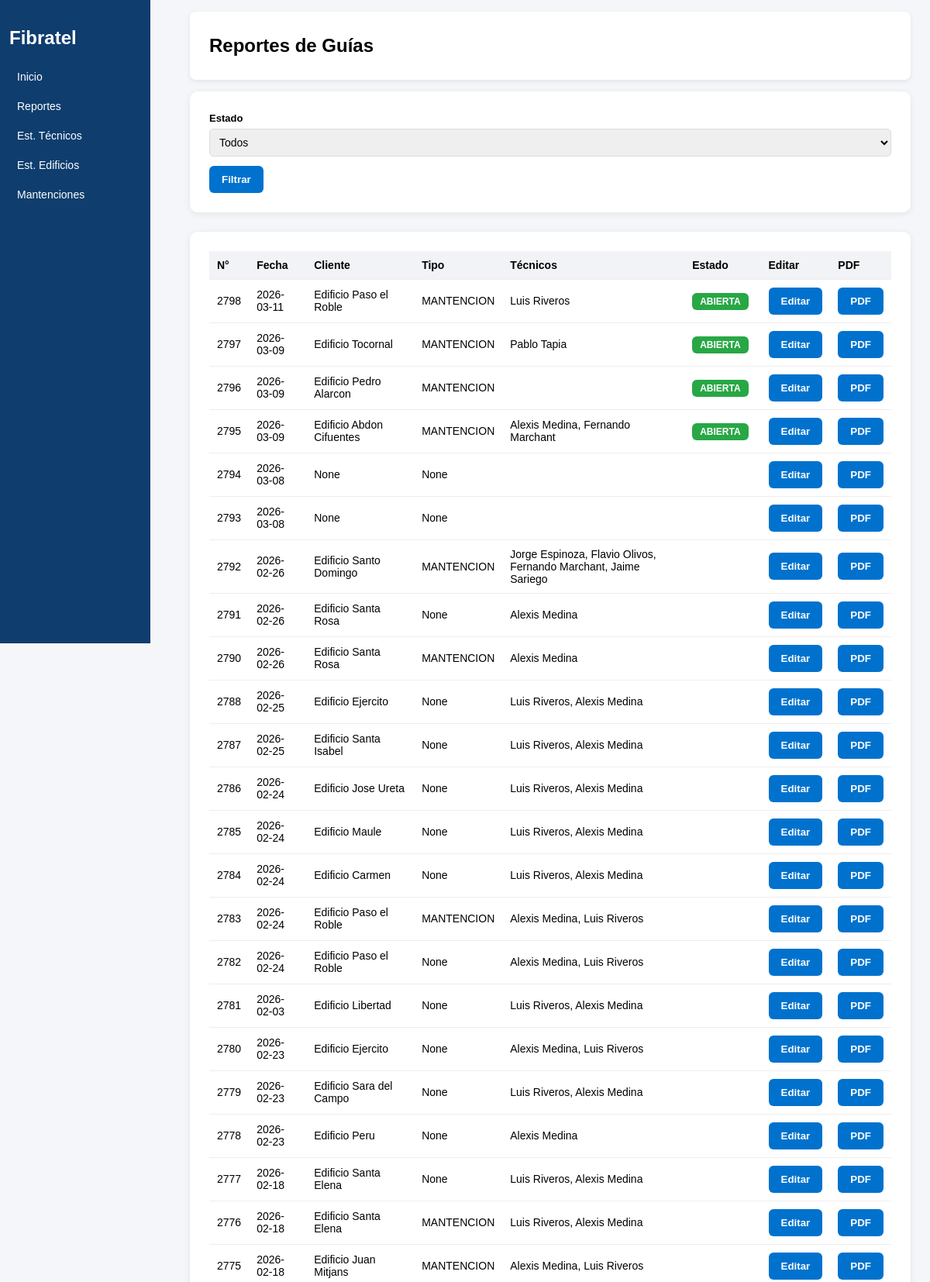
Page /reportes (upper part) on the committed database.
### tables this page shows
CREATE TABLE guias (
            id INTEGER PRIMARY KEY AUTOINCREMENT,
            numero_guia INTEGER UNIQUE,
            fecha TEXT,
            cliente_id INTEGER,
            tecnicos TEXT,
            tecnico_firma TEXT,
            descripcion TEXT,
            estado TEXT,
            observaciones TEXT
        , tipo_trabajo TEXT, token_revision TEXT);

CREATE TABLE clientes (
            id INTEGER PRIMARY KEY AUTOINCREMENT,
            nombre TEXT UNIQUE,
            direccion TEXT,
            property TEXT
        );

### app.py (the view)
@app.route("/reportes")
def reportes():
    estado = request.args.get("estado")
    conn = get_db()
    query = """
        SELECT g.*, c.nombre as cliente
        FROM guias g
        LEFT JOIN clientes c ON g.cliente_id = c.id
        WHERE 1=1
    """
    params = []
    if estado:
        query += " AND g.estado = ?"
        params.append(estado)
    query += " ORDER BY g.numero_guia DESC"
    guias = conn.execute(query, params).fetchall()
    conn.close()
    return render_template("reportes.html", guias=guias)

### app.py (called while the page is built)
def get_db():
    conn = sqlite3.connect(DATABASE)
    conn.row_factory = sqlite3.Row
    return conn

### templates/reportes.html (shortened to what this page needs)
<!DOCTYPE html>
<html>
<head>
<link rel="stylesheet" href="/static/style.css">
</head>
<body>
<div class="layout">
<div class="sidebar">
<h2>Fibratel</h2>
<a href="/">Inicio</a>
<a href="/reportes">Reportes</a>
<a href="/estadisticas">Est. Técnicos</a>
<a href="/estadisticas_edificio">Est. Edificios</a>
<a href="/mantenciones">Mantenciones</a>
</div>
<div class="main">
<div class="header">
<h2>Reportes de Guías</h2>
</div>
<div class="form-box">
<form method="GET">
<label>Estado</label>
<select name="estado">
<option value="">Todos</option>
</select>
<button type="submit">Filtrar</button>
</form>
</div>
<div class="form-box">
<table>
<tr>
<th>N°</th>
<th>Fecha</th>
<th>Cliente</th>
<th>Tipo</th>
<th>Técnicos</th>
<th>Estado</th>
<th>Editar</th>
<th>PDF</th>
</tr>
{% for g in guias %}
<tr>
<td>{{ g.numero_guia }}</td>
<td>{{ g.fecha }}</td>
<td>{{ g.cliente }}</td>
<td>{{ g.tipo_trabajo }}</td>
<td>{{ g.tecnicos }}</td>
<td>
{% if g.estado == "ABIERTA" %}
<span class="estado abierta">ABIERTA</span>
{% elif g.estado == "CERRADA" %}
<span class="estado cerrada">CERRADA</span>
{% else %}
<span class="estado">{{ g.estado }}</span>
{% endif %}
</td>
<td>
{% if g.estado != "CERRADA" %}
<a href="/?editar={{ g.id }}">
<button type="button">Editar</button>
</a>
{% else %}
—
{% endif %}
</td>
<td>
<a href="/pdf/{{ g.id }}" target="_blank">
<button type="button">PDF</button>
</a>
</td>
</tr>
{% endfor %}
</table>
</div>
</div>
</div>
</body>
</html>

### static/style.css (style rules this page uses)
body { margin:0; font-family:Arial, sans-serif; background:#f4f6f9; }
.layout { display:flex; }
.sidebar { position:fixed; top:0; left:0; width:170px; height:100vh; background:#0f3d6e; color:white; padding:15px 12px; overflow-y:auto; }
.sidebar a { display:block; padding:8px 10px; margin-bottom:6px; text-decoration:none; color:white; border-radius:6px; font-weight:500; font-size:14px; transition:0.2s; }
.main { margin-left:220px; padding:15px 25px 25px 25px; }
.header { background:white; padding:10px 25px; margin-bottom:15px; border-radius:8px; box-shadow:0 2px 6px rgba(0,0,0,0.08); }
.form-box { background:white; padding:25px; border-radius:10px; box-shadow:0 2px 8px rgba(0,0,0,0.08); margin-bottom:25px; }
label { font-size:13px; font-weight:bold; }
input,select,textarea { padding:8px; margin-top:5px; margin-bottom:12px; width:100%; border:1px solid #ddd; border-radius:5px; font-size:14px; }
button { background:#0072CE; color:white; border:none; padding:10px 16px; border-radius:6px; cursor:pointer; font-weight:600; }
table { width:100%; border-collapse:collapse; }
th,td { padding:10px; border-bottom:1px solid #eee; text-align:left; font-size:14px; }
th { background:#f1f3f6; }
.estado { padding:4px 10px; border-radius:6px; font-size:12px; font-weight:bold; color:white; }
.abierta { background:#28a745; }

### rows in the picture
guias: numero_guia "2798", fecha "2026-03-11", cliente "Edificio Paso el Roble", tipo_trabajo "MANTENCION", tecnicos "Luis Riveros", estado "ABIERTA"
guias: numero_guia "2797", fecha "2026-03-09", cliente "Edificio Tocornal", tipo_trabajo "MANTENCION", tecnicos "Pablo Tapia", estado "ABIERTA"
guias: numero_guia "2796", fecha "2026-03-09", cliente "Edificio Pedro Alarcon", tipo_trabajo "MANTENCION", estado "ABIERTA"
guias: numero_guia "2795", fecha "2026-03-09", cliente "Edificio Abdon Cifuentes", tipo_trabajo "MANTENCION", tecnicos "Alexis Medina, Fernando Marchant", estado "ABIERTA"
guias: numero_guia "2794", fecha "2026-03-08", cliente "None", tipo_trabajo "None"
guias: numero_guia "2793", fecha "2026-03-08", cliente "None", tipo_trabajo "None"
guias: numero_guia "2792", fecha "2026-02-26", cliente "Edificio Santo Domingo", tipo_trabajo "MANTENCION", tecnicos "Jorge Espinoza, Flavio Olivos, Fernando Marchant, Jaime Sariego"
guias: numero_guia "2791", fecha "2026-02-26", cliente "Edificio Santa Rosa", tipo_trabajo "None", tecnicos "Alexis Medina"
guias: numero_guia "2790", fecha "2026-02-26", cliente "Edificio Santa Rosa", tipo_trabajo "MANTENCION", tecnicos "Alexis Medina"
guias: numero_guia "2788", fecha "2026-02-25", cliente "Edificio Ejercito", tipo_trabajo "None", tecnicos "Luis Riveros, Alexis Medina"
guias: numero_guia "2787", fecha "2026-02-25", cliente "Edificio Santa Isabel", tipo_trabajo "None", tecnicos "Luis Riveros, Alexis Medina"
guias: numero_guia "2786", fecha "2026-02-24", cliente "Edificio Jose Ureta", tipo_trabajo "None", tecnicos "Luis Riveros, Alexis Medina"
guias: numero_guia "2785", fecha "2026-02-24", cliente "Edificio Maule", tipo_trabajo "None", tecnicos "Luis Riveros, Alexis Medina"
guias: numero_guia "2784", fecha "2026-02-24", cliente "Edificio Carmen", tipo_trabajo "None", tecnicos "Luis Riveros, Alexis Medina"
guias: numero_guia "2783", fecha "2026-02-24", cliente "Edificio Paso el Roble", tipo_trabajo "MANTENCION", tecnicos "Alexis Medina, Luis Riveros"
guias: numero_guia "2782", fecha "2026-02-24", cliente "Edificio Paso el Roble", tipo_trabajo "None", tecnicos "Alexis Medina, Luis Riveros"
guias: numero_guia "2781", fecha "2026-02-03", cliente "Edificio Libertad", tipo_trabajo "None", tecnicos "Luis Riveros, Alexis Medina"
guias: numero_guia "2780", fecha "2026-02-23", cliente "Edificio Ejercito", tipo_trabajo "None", tecnicos "Alexis Medina, Luis Riveros"
guias: numero_guia "2779", fecha "2026-02-23", cliente "Edificio Sara del Campo", tipo_trabajo "None", tecnicos "Luis Riveros, Alexis Medina"
guias: numero_guia "2778", fecha "2026-02-23", cliente "Edificio Peru", tipo_trabajo "None", tecnicos "Alexis Medina"
guias: numero_guia "2777", fecha "2026-02-18", cliente "Edificio Santa Elena", tipo_trabajo "None", tecnicos "Luis Riveros, Alexis Medina"
guias: numero_guia "2776", fecha "2026-02-18", cliente "Edificio Santa Elena", tipo_trabajo "MANTENCION", tecnicos "Luis Riveros, Alexis Medina"
guias: numero_guia "2775", fecha "2026-02-18", cliente "Edificio Juan Mitjans", tipo_trabajo "MANTENCION", tecnicos "Alexis Medina, Luis Riveros"
